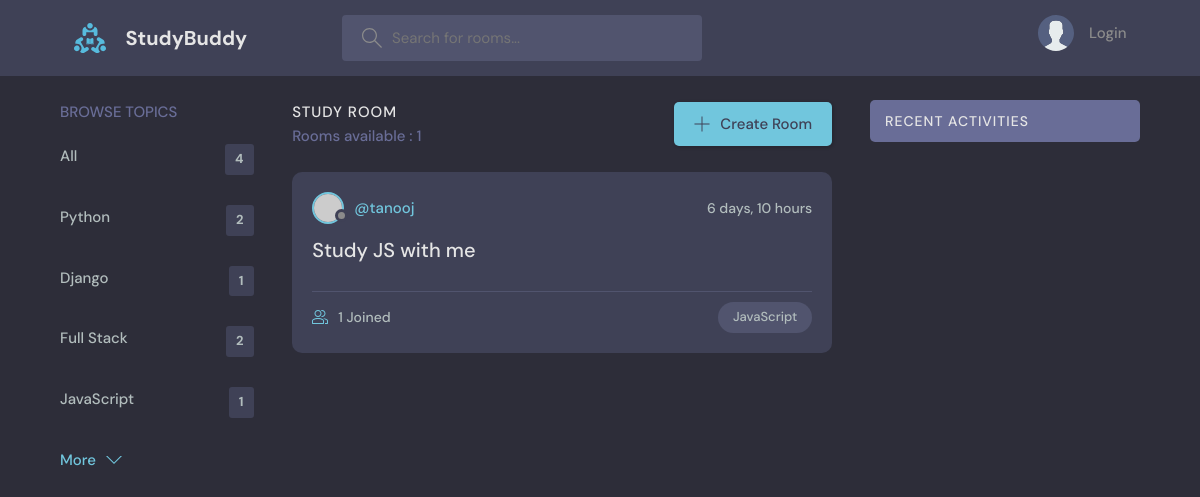
Before: /?q=java with the older database file.
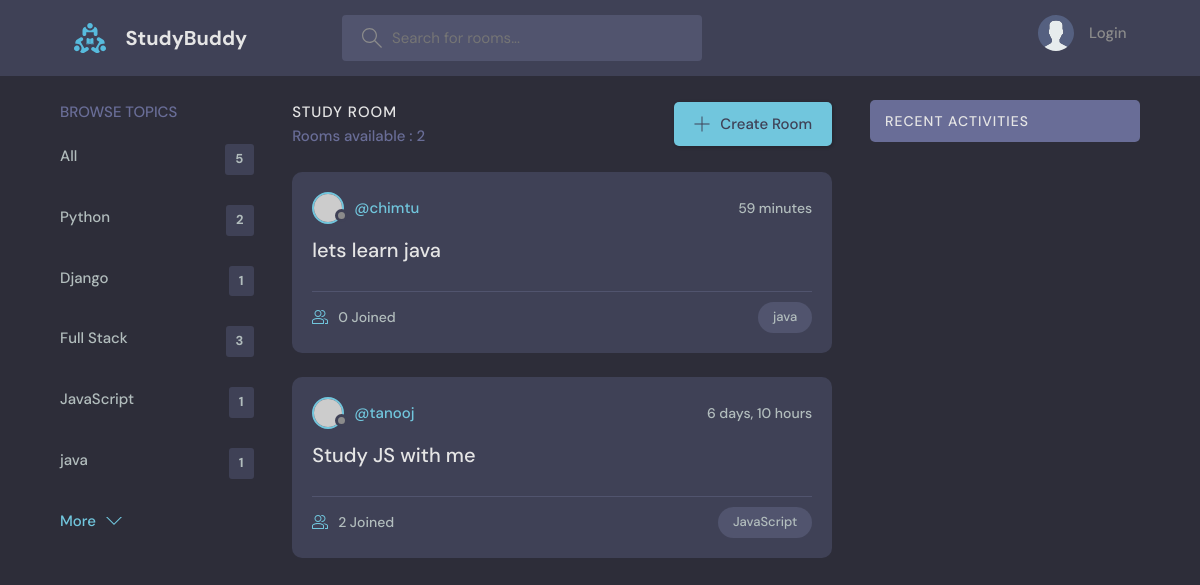
After: the same page with the newer database file.
### base/models.py (models this page shows, shortened)
class Topic(models.Model):
    name = models.CharField(max_length=200)

class Room(models.Model):
    host = models.ForeignKey(User, on_delete=models.SET_NULL,null=True)
    topic = models.ForeignKey(Topic, on_delete=models.SET_NULL,null=True)
    name = models.CharField(max_length=200)
    description = models.TextField(null=True,blank=True)
    participants = models.ManyToManyField(User,related_name='participants',blank=True)
    updated = models.DateTimeField(auto_now=True)
    created = models.DateTimeField(auto_now_add=True)
    class Meta:
        ordering = ['-updated','-created']

### base/views.py (the view)
# urls.py: path('',views.home,name='home'),
def home(request):
    q = request.GET.get('q') if request.GET.get('q') != None else ''
    rooms = Room.objects.filter(
        Q(topic__name__icontains= q) |
        Q(name__icontains = q) |
        Q(description__icontains = q) |
        Q(host__username__icontains = q)
    )
    room_count = rooms.__len__
    topics = Topic.objects.all()
    room_messages = Message.objects.filter(Q(room__name__icontains=q))
    context = {'rooms':rooms,'topics':topics,'room_count':room_count,'room_messages':room_messages}
    return render(request,'base/home.html',context)

### base/templates/base/home.html (shortened to what this page needs)
{% extends 'main.html' %}
{% block content %}
<main class="layout layout--3">
  <div class="container">
    {% include 'base/topics_component.html' %}
    <div class="roomList">
      <div class="roomList__header">
        <div>
          <h2>Study Room</h2>
          <p>Rooms available : {{room_count}}</p>
        </div>
        <a class="btn btn--main" href="{% url 'create-room' %}">
          <svg
            version="1.1"
            xmlns="http://www.w3.org/2000/svg"
            width="32"
            height="32"
            viewBox="0 0 32 32"
          >
            <title>add</title>
            <path
              d="M16.943 0.943h-1.885v14.115h-14.115v1.885h14.115v14.115h1.885v-14.115h14.115v-1.885h-14.115v-14.115z"
            ></path>
          </svg>
          Create Room
        </a>
      </div>
      {% include 'base/feed_component.html' %}
    </div>
    {% include 'base/activity_component.html' %}
  </div>
</main>
{% endblock %}

### base/templates/base/topics_component.html
<div class="topics">
    <div class="topics__header">
      <h2>Browse Topics</h2>
    </div>
    <ul class="topics__list">
      <li>
        <a href="{% url 'home' %}">All <span>{{topics.count}}</span></a>
      </li>
      {% for topic in topics %}
      <li>
        <a href="{% url 'home' %}?q={{topic.name}}">{{topic.name}}<span>{{topic.room_set.all.count}}</span></a>
      </li>
      {% endfor %}
    </ul>
    <a class="btn btn--link" href="topics.html">
      More
      <svg
        version="1.1"
        xmlns="http://www.w3.org/2000/svg"
        width="32"
        height="32"
        viewBox="0 0 32 32"
      >
        <title>chevron-down</title>
        <path d="M16 21l-13-13h-3l16 16 16-16h-3l-13 13z"></path>
      </svg>
    </a>
  </div>

### base/templates/base/feed_component.html (shortened to what this page needs)
{% for room in rooms%}
<div class="roomListRoom">
  <div class="roomListRoom__header">
    <a href="{% url 'profile' room.host.id %}" class="roomListRoom__author">
      <div class="avatar avatar--small">
        <img src="https://randomuser.me/api/portraits/women/11.jpg" />
      </div>
      <span>@{{room.host.username}}</span>
    </a>
    <div class="roomListRoom__actions">
      <span>{{room.created|timesince}}</span>
    </div>
  </div>
  <div class="roomListRoom__content">
    <a href="/room/{{room.id}}">{{room.name}}</a>
  </div>
  <div class="roomListRoom__meta">
    <a href="/room/{{room.id}}" class="roomListRoom__joined">
       {{room.participants.all.count}} Joined
    </a>
    <p class="roomListRoom__topic">{{room.topic.name}}</p>
  </div>
</div>
{% endfor %}

Changed rows visible on the page:
computed for Topic "Full Stack": room_set.all.count "2" → "3"
added Topic: name "java", room_set.all.count "1"
added Room: host.username "chimtu", created "59 minutes", name "lets learn java", participants.all.count "0", topic.name "java"
computed for Room "Study JS with me": participants.all.count "1" → "2"
Other visible differences:
{{ topics.count }}: "4" → "5"
{{ room_count }}: "1" → "2"
